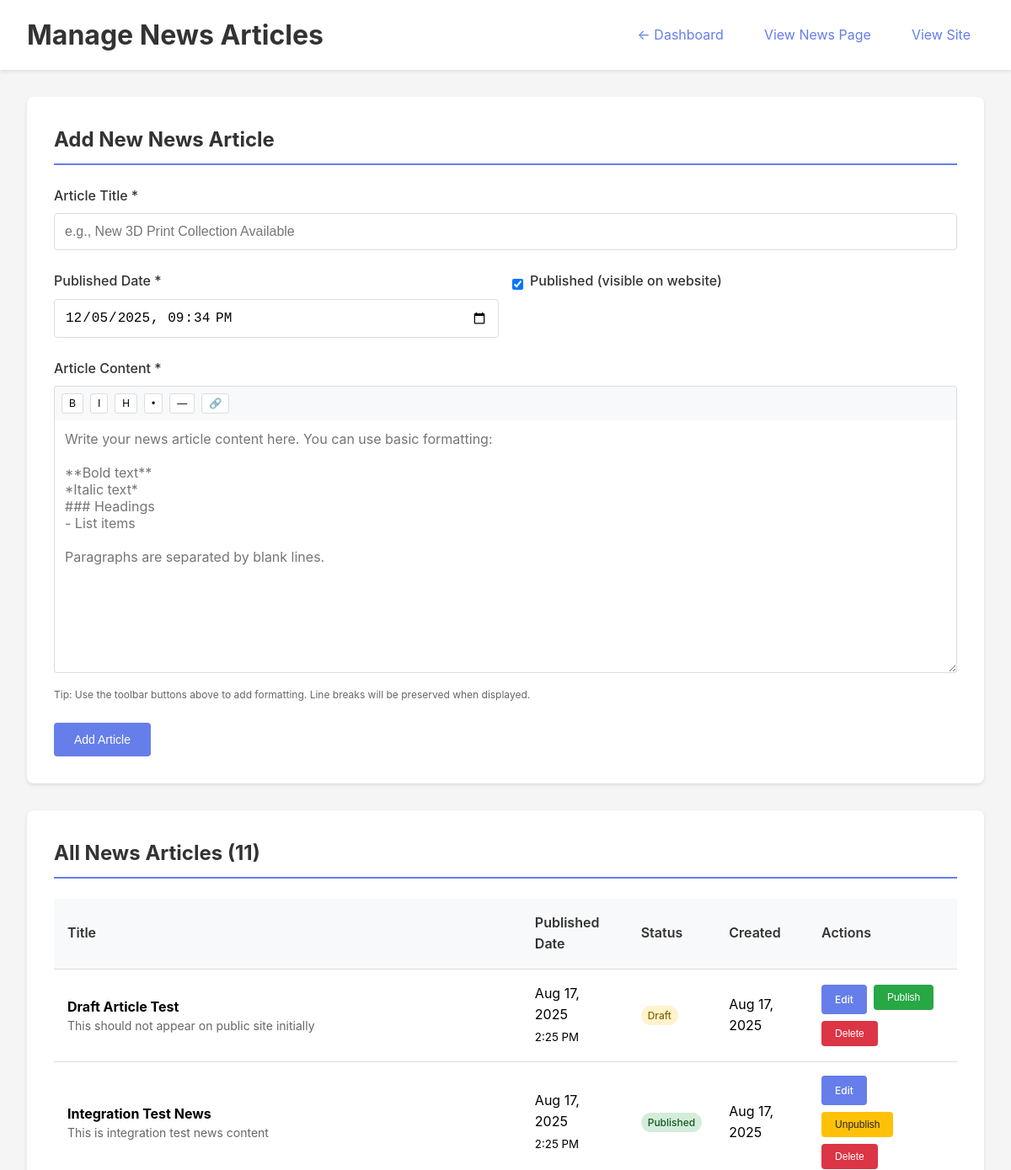
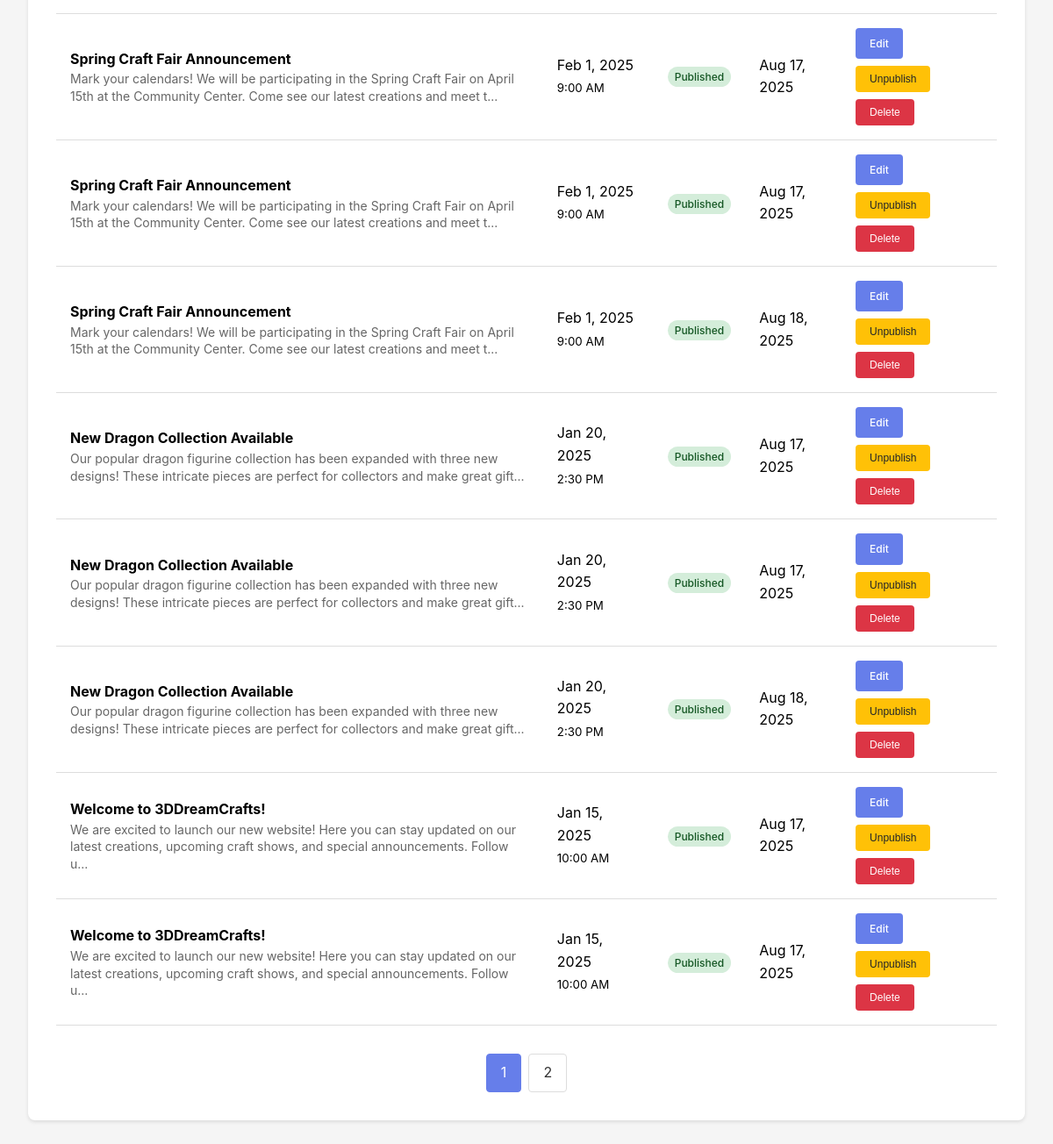
The app's page /admin/manage/news-articles.php (signed in) with its own data (2 pictures, top to bottom).
### tables this page shows
CREATE TABLE news_articles (
            id INTEGER PRIMARY KEY AUTOINCREMENT,
            title TEXT NOT NULL,
            content TEXT NOT NULL,
            published_date DATETIME DEFAULT CURRENT_TIMESTAMP,
            is_published BOOLEAN DEFAULT 1,
            created_at DATETIME DEFAULT CURRENT_TIMESTAMP,
            updated_at DATETIME DEFAULT CURRENT_TIMESTAMP
        );

### includes/database.php (called while the page is built, shortened)
<?php
require_once __DIR__ . '/config.php';
class DatabaseManager {
    private static $instance = null;
    private $connection = null;
    public static function getInstance() {
        if (self::$instance === null) {
            self::$instance = new self();
        }
        return self::$instance;
    }
    private function connect() {
        try {
            $this->connection = new PDO('sqlite:' . DB_PATH);
            $this->connection->setAttribute(PDO::ATTR_ERRMODE, PDO::ERRMODE_EXCEPTION);
            $this->connection->exec('PRAGMA foreign_keys = ON');
            $this->connection->exec('PRAGMA journal_mode = WAL');
            $this->connection->exec('PRAGMA synchronous = NORMAL');
        } catch (PDOException $e) {
            throw new Exception("Database connection failed: " . $e->getMessage());
        }
    }
    public function query($sql, $params = []) {
        try {
            $stmt = $this->connection->prepare($sql);
            $stmt->execute($params);
            return $stmt->fetchAll(PDO::FETCH_ASSOC);
        } catch (PDOException $e) {
            $this->logError("Query failed", $sql, $params, $e);
            throw new Exception("Database query failed: " . $e->getMessage());
        }
    }
    public function execute($sql, $params = []) {
        try {
            $stmt = $this->connection->prepare($sql);
            $stmt->execute($params);
            return $stmt->rowCount();
        } catch (PDOException $e) {
            $this->logError("Execute failed", $sql, $params, $e);
            throw new Exception("Database execute failed: " . $e->getMessage());
        }
    }
    public function queryOne($sql, $params = []) {
        $result = $this->query($sql, $params);
        return !empty($result) ? $result[0] : null;
    }
}

### includes/config.php (called while the page is built, shortened)
<?php
class ConfigManager {
    private static $instance = null;
    public static function getInstance() {
        if (self::$instance === null) {
            self::$instance = new self();
        }
        return self::$instance;
    }
}
?>

### includes/cache.php (called while the page is built, shortened)
<?php
class CacheManager {
    private static $instance = null;
    private $cacheDir;
    private function __construct() {
        $this->cacheDir = __DIR__ . '/../cache/';
    }
    public static function getInstance() {
        if (self::$instance === null) {
            self::$instance = new self();
        }
        return self::$instance;
    }
    private function ensureCacheDirectory() {
        $htaccessPath = $this->cacheDir . '.htaccess';
    }
}

### includes/content.php (called while the page is built, shortened)
<?php
require_once __DIR__ . '/database.php';
require_once __DIR__ . '/config.php';
require_once __DIR__ . '/cache.php';
class ContentManager {
    public function __construct() {
        $this->db = DatabaseManager::getInstance();
    }
}
class AdminManager extends ContentManager {
    public function getAllContent($table, $page = 1, $perPage = null, $orderBy = 'id', $orderDir = 'DESC') {
        try {
            $offset = ($page - 1) * $perPage;
            $orderDir = strtoupper($orderDir) === 'ASC' ? 'ASC' : 'DESC';
            $countSql = "SELECT COUNT(*) as total FROM $table";
            $countResult = $this->db->queryOne($countSql);
            $totalItems = $countResult ? (int)$countResult['total'] : 0;
            $totalPages = ceil($totalItems / $perPage);
            $sql = "SELECT * FROM $table ORDER BY $orderBy $orderDir LIMIT ? OFFSET ?";
            $content = $this->db->query($sql, [$perPage, $offset]);
            return [
                'content' => $content,
                'current_page' => $page,
                'total_pages' => $totalPages,
                'total_items' => $totalItems,
                'per_page' => $perPage
            ];
        } catch (Exception $e) {
            error_log("AdminManager::getAllContent() failed: " . $e->getMessage());
            return [
                'content' => [],
                'current_page' => 1,
                'total_pages' => 0,
                'total_items' => 0,
                'per_page' => $perPage ?? ITEMS_PER_PAGE
            ];
        }
    }
    private function validateTableName($table) {
        $allowedTables = ['featured_prints', 'craft_shows', 'news_articles', 'settings'];
    }
}
?>

### public/admin/manage/news-articles.php (the view, shortened to what this page needs)
<?php
require_once __DIR__ . '/../../../includes/config.php';
require_once __DIR__ . '/../../../includes/database.php';
require_once __DIR__ . '/../../../includes/content.php';
$adminManager = new AdminManager();
$page = (int)($_GET['page'] ?? 1);
$articlesData = $adminManager->getAllContent('news_articles', $page, 10, 'published_date', 'DESC');
$articles = $articlesData['content'];
$editArticle = null;
?>
<!DOCTYPE html>
<html lang="en">
<head>
</head>
<body>
    <div class="header">
        <h1>Manage News Articles</h1>
        <div class="nav-links">
            <a href="/admin/">← Dashboard</a>
            <a href="/news.php" target="_blank">View News Page</a>
            <a href="/">View Site</a>
        </div>
    </div>
    <div class="container">
        <div class="card">
            <h2><?php echo $editArticle ? 'Edit News Article' : 'Add New News Article'; ?></h2>
            <form method="POST" action="">
                <div class="form-group">
                    <label for="title">Article Title *</label>
                    <input type="text" id="title" name="title" required
                           value="<?php echo $editArticle ? htmlspecialchars($editArticle['title']) : ''; ?>"
                           placeholder="e.g., New 3D Print Collection Available">
                </div>
                <div class="form-row">
                    <div class="form-group">
                        <label for="published_date">Published Date *</label>
                        <input type="datetime-local" id="published_date" name="published_date" required
                               value="<?php echo $editArticle ? date('Y-m-d\TH:i', strtotime($editArticle['published_date'])) : date('Y-m-d\TH:i'); ?>">
                    </div>
                    <div class="form-group">
                        <div class="checkbox-group">
                            <input type="checkbox" id="is_published" name="is_published"
                                   <?php echo (!$editArticle || $editArticle['is_published']) ? 'checked' : ''; ?>>
                            <label for="is_published">Published (visible on website)</label>
                        </div>
                    </div>
                </div>
                <div class="form-group">
                    <label for="content">Article Content *</label>
                    <div class="editor-toolbar">
                        <button type="button" class="editor-btn" onclick="insertText('**', '**')" title="Bold">B</button>
                        <button type="button" class="editor-btn" onclick="insertText('*', '*')" title="Italic">I</button>
                        <button type="button" class="editor-btn" onclick="insertText('\n\n### ', '')" title="Heading">H</button>
                        <button type="button" class="editor-btn" onclick="insertText('\n- ', '')" title="List">•</button>
                        <button type="button" class="editor-btn" onclick="insertText('\n\n---\n\n', '')" title="Separator">—</button>
                        <button type="button" class="editor-btn" onclick="insertText('[', '](url)')" title="Link">🔗</button>
                    </div>
                    <textarea id="content" name="content" required class="rich-editor editor-textarea"
                              placeholder="Write your news article content here. You can use basic formatting:&#10;&#10;**Bold text**&#10;*Italic text*&#10;### Headings&#10;- List items&#10;&#10;Paragraphs are separated by blank lines."><?php echo $editArticle ? htmlspecialchars($editArticle['content']) : ''; ?></textarea>
                    <small style="color: #666; font-size: 12px; margin-top: 0.5rem; display: block;">
                        Tip: Use the toolbar buttons above to add formatting. Line breaks will be preserved when displayed.
                    </small>
                </div>
                <div class="actions">
                    <button type="submit" class="btn btn-primary">
                        <?php echo $editArticle ? 'Update Article' : 'Add Article'; ?>
                    </button>
                </div>
            </form>
        </div>
        <div class="card">
            <h2>All News Articles (<?php echo $articlesData['total_items']; ?>)</h2>
            <?php if (!empty($articles)): ?>
                <table class="table">
                    <thead>
                        <tr>
                            <th>Title</th>
                            <th>Published Date</th>
                            <th>Status</th>
                            <th>Created</th>
                            <th>Actions</th>
                        </tr>
                    </thead>
                    <tbody>
                        <?php foreach ($articles as $article): ?>
                            <tr>
                                <td>
                                    <strong><?php echo htmlspecialchars($article['title']); ?></strong>
                                    <div class="article-preview">
                                        <?php
                                        $preview = strip_tags($article['content']);
                                        echo htmlspecialchars(strlen($preview) > 150 ? substr($preview, 0, 150) . '...' : $preview);
                                        ?>
                                    </div>
                                </td>
                                <td>
                                    <?php
                                    echo date('M j, Y', strtotime($article['published_date']));
                                    echo '<br><small>' . date('g:i A', strtotime($article['published_date'])) . '</small>';
                                    ?>
                                </td>
                                <td>
                                    <span class="status-badge <?php echo $article['is_published'] ? 'status-published' : 'status-draft'; ?>">
                                        <?php echo $article['is_published'] ? 'Published' : 'Draft'; ?>
                                    </span>
                                </td>
                                <td><?php echo date('M j, Y', strtotime($article['created_at'])); ?></td>
                                <td>
                                    <div class="actions">
                                        <a href="?edit=<?php echo $article['id']; ?>" class="btn btn-sm btn-primary">Edit</a>
                                        <form method="POST" style="display: inline;">
                                            <button type="submit" class="btn btn-sm <?php echo $article['is_published'] ? 'btn-warning' : 'btn-success'; ?>">
                                                <?php echo $article['is_published'] ? 'Unpublish' : 'Publish'; ?>
                                            </button>
                                        </form>
                                        <form method="POST" style="display: inline;"
                                              onsubmit="return confirm('Are you sure you want to delete this news article? This action cannot be undone.');">
                                            <button type="submit" class="btn btn-sm btn-danger">Delete</button>
                                        </form>
                                    </div>
                                </td>
                            </tr>
                        <?php endforeach; ?>
                    </tbody>
                </table>
                <?php if ($articlesData['total_pages'] > 1): ?>
                    <div class="pagination">
                        <?php for ($i = 1; $i <= $articlesData['total_pages']; $i++): ?>
                            <?php if ($i === $articlesData['current_page']): ?>
                                <span class="current"><?php echo $i; ?></span>
                            <?php else: ?>
                                <a href="?page=<?php echo $i; ?>"><?php echo $i; ?></a>
                            <?php endif; ?>
                        <?php endfor; ?>
                    </div>
                <?php endif; ?>
            <?php endif; ?>
        </div>
    </div>
</body>
</html>

### public/admin/manage/news-articles.php (style rules this page uses)
* { margin: 0; padding: 0; box-sizing: border-box; }
body { font-family: -apple-system, BlinkMacSystemFont, 'Segoe UI', Roboto, sans-serif; background-color: #f5f5f5; line-height: 1.6; }
.header { background: white; padding: 1rem 2rem; box-shadow: 0 2px 4px rgba(0,0,0,0.1); display: flex; justify-content: space-between; align-items: center; }
.header h1 { color: #333; }
.nav-links { display: flex; gap: 1rem; align-items: center; }
.nav-links a { color: #667eea; text-decoration: none; padding: 0.5rem 1rem; border-radius: 4px; transition: background-color 0.2s; }
.container { max-width: 1200px; margin: 2rem auto; padding: 0 2rem; }
.card { background: white; padding: 2rem; border-radius: 8px; box-shadow: 0 2px 4px rgba(0,0,0,0.1); margin-bottom: 2rem; }
.card h2 { color: #333; margin-bottom: 1.5rem; padding-bottom: 0.5rem; border-bottom: 2px solid #667eea; }
.form-group { margin-bottom: 1.5rem; }
.form-group label { display: block; margin-bottom: 0.5rem; font-weight: 500; color: #333; }
.form-group input, .form-group textarea, .form-group select { width: 100%; padding: 0.75rem; border: 1px solid #ddd; border-radius: 4px; font-size: 16px; }
.form-group textarea { height: 200px; resize: vertical; font-family: inherit; }
.form-group textarea.rich-editor { height: 300px; }
.checkbox-group { display: flex; align-items: center; gap: 0.5rem; }
.checkbox-group input[type="checkbox"] { width: auto; }
.form-row { display: grid; grid-template-columns: 1fr 1fr; gap: 1rem; }
.btn { padding: 0.75rem 1.5rem; border: none; border-radius: 4px; cursor: pointer; text-decoration: none; display: inline-block; font-size: 14px; font-weight: 500; transition: all 0.2s; }
.btn-primary { background-color: #667eea; color: white; }
.btn-danger { background-color: #dc3545; color: white; }
.btn-success { background-color: #28a745; color: white; }
.btn-warning { background-color: #ffc107; color: #212529; }
.btn-sm { padding: 0.5rem 1rem; font-size: 12px; }
.table { width: 100%; border-collapse: collapse; margin-top: 1rem; }
.table th, .table td { padding: 1rem; text-align: left; border-bottom: 1px solid #ddd; }
.table th { background-color: #f8f9fa; font-weight: 600; color: #333; }
.status-badge { padding: 0.25rem 0.5rem; border-radius: 12px; font-size: 12px; font-weight: 500; }
.status-published { background-color: #d4edda; color: #155724; }
.status-draft { background-color: #fff3cd; color: #856404; }
.actions { display: flex; gap: 0.5rem; flex-wrap: wrap; }
.pagination { display: flex; justify-content: center; gap: 0.5rem; margin-top: 2rem; }
.pagination a, .pagination span { padding: 0.5rem 1rem; border: 1px solid #ddd; text-decoration: none; color: #333; border-radius: 4px; }
.pagination .current { background-color: #667eea; color: white; border-color: #667eea; }
.article-preview { max-height: 100px; overflow: hidden; color: #666; font-size: 14px; line-height: 1.4; }
.editor-toolbar { background: #f8f9fa; border: 1px solid #ddd; border-bottom: none; padding: 0.5rem; border-radius: 4px 4px 0 0; display: flex; gap: 0.5rem; flex-wrap: wrap; }
.editor-btn { padding: 0.25rem 0.5rem; border: 1px solid #ddd; background: white; border-radius: 3px; cursor: pointer; font-size: 12px; transition: background-color 0.2s; }
.editor-textarea { border-radius: 0 0 4px 4px !important; border-top: none !important; }

### records on screen
news_articles: title "Draft Article Test", content "This should not appear on public site initially", published_date "Aug 17, 2025", published_date "2:25 PM", is_published "Draft", created_at "Aug 17, 2025"
news_articles: title "Integration Test News", content "This is integration test news content", published_date "Aug 17, 2025", published_date "2:25 PM", is_published "Published", created_at "Aug 17, 2025"
news_articles: title "Spring Craft Fair Announcement", content "Mark your calendars! We will be participating in the Spring Craft Fair on April 15th at the Community Center. Come see our latest creations and meet t...", published_date "Feb 1, 2025", published_date "9:00 AM", is_published "Published", created_at "Aug 17, 2025"
news_articles: title "Spring Craft Fair Announcement", content "Mark your calendars! We will be participating in the Spring Craft Fair on April 15th at the Community Center. Come see our latest creations and meet t...", published_date "Feb 1, 2025", published_date "9:00 AM", is_published "Published", created_at "Aug 17, 2025"
news_articles: title "Spring Craft Fair Announcement", content "Mark your calendars! We will be participating in the Spring Craft Fair on April 15th at the Community Center. Come see our latest creations and meet t...", published_date "Feb 1, 2025", published_date "9:00 AM", is_published "Published", created_at "Aug 18, 2025"
news_articles: title "New Dragon Collection Available", content "Our popular dragon figurine collection has been expanded with three new designs! These intricate pieces are perfect for collectors and make great gift...", published_date "Jan 20, 2025", published_date "2:30 PM", is_published "Published", created_at "Aug 17, 2025"
news_articles: title "New Dragon Collection Available", content "Our popular dragon figurine collection has been expanded with three new designs! These intricate pieces are perfect for collectors and make great gift...", published_date "Jan 20, 2025", published_date "2:30 PM", is_published "Published", created_at "Aug 17, 2025"
news_articles: title "New Dragon Collection Available", content "Our popular dragon figurine collection has been expanded with three new designs! These intricate pieces are perfect for collectors and make great gift...", published_date "Jan 20, 2025", published_date "2:30 PM", is_published "Published", created_at "Aug 18, 2025"
news_articles: title "Welcome to 3DDreamCrafts!", content "We are excited to launch our new website! Here you can stay updated on our latest creations, upcoming craft shows, and special announcements. Follow u...", published_date "Jan 15, 2025", published_date "10:00 AM", is_published "Published", created_at "Aug 17, 2025"
news_articles: title "Welcome to 3DDreamCrafts!", content "We are excited to launch our new website! Here you can stay updated on our latest creations, upcoming craft shows, and special announcements. Follow u...", published_date "Jan 15, 2025", published_date "10:00 AM", is_published "Published", created_at "Aug 17, 2025"

### other values on screen
$articlesData['total_items'] "11"
